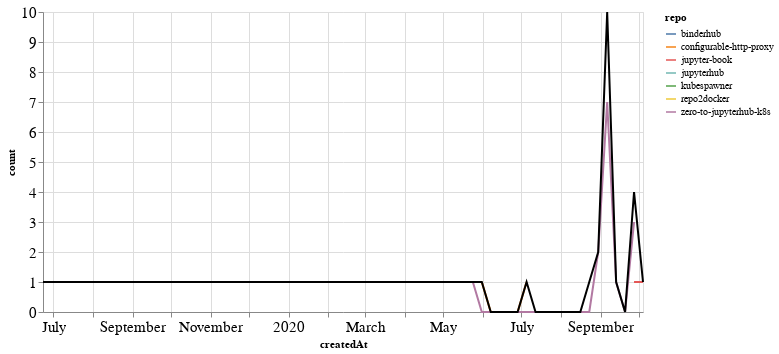

Notebook code cell kept with this figure:
### Markdown cell above
## PRs

### Code cell
prs_time = prs.groupby('repo').resample('W', on='createdAt').count()['author'].reset_index()
prs_time = prs_time.rename(columns={'author': 'count'})
prs_time_total = prs_time.groupby('createdAt').agg({"count": "sum"}).reset_index()

ch1 = alt.Chart(prs_time, width=600).mark_line().encode(
    x='createdAt',
    y='count',
    color='repo',
    tooltip="repo"
)

ch2 = alt.Chart(prs_time_total, width=600).mark_line(color="black").encode(
    x='createdAt',
    y='count',
)

ch1 + ch2

### Figure 1 — Vega-Lite specification as saved in the notebook (floating-point values rounded to 4 significant figures)
{"config": {"axisLeft": {"labelFontSize": 15}, "axisBottom": {"labelFontSize": 15}}, "layer": [{"data": {"name": "data-adefac4db93a25d7aa6b0bf4d3307430"}, "mark": "line", "encoding": {"color": {"type": "nominal", "field": "repo"}, "tooltip": {"type": "nominal", "field": "repo"}, "x": {"type": "temporal", "field": "createdAt"}, "y": {"type": "quantitative", "field": "count"}}, "width": 600}, {"data": {"name": "data-2a9bd89aa00cb0ad067361ccc5295371"}, "mark": {"type": "line", "color": "black"}, "encoding": {"x": {"type": "temporal", "field": "createdAt"}, "y": {"type": "quantitative", "field": "count"}}, "width": 600}], "$schema": "https://vega.github.io/schema/vega-lite/v4.8.1.json", "datasets": {"data-adefac4db93a25d7aa6b0bf4d3307430": [{"repo": "binderhub", "createdAt": "2020-09-06T00:00:00", "count": 1}, {"repo": "configurable-http-proxy", "createdAt": "2020-05-31T00:00:00", "count": 1}, {"repo": "configurable-http-proxy", "createdAt": "2020-06-07T00:00:00", "count": 0}, {"repo": "configurable-http-proxy", "createdAt": "2020-06-14T00:00:00", "count": 0}, {"repo": "configurable-http-proxy", "createdAt": "2020-06-21T00:00:00", "count": 0}, {"repo": "configurable-http-proxy", "createdAt": "2020-06-28T00:00:00", "count": 0}, {"repo": "configurable-http-proxy", "createdAt": "2020-07-05T00:00:00", "count": 1}, {"repo": "jupyter-book", "createdAt": "2020-09-27T00:00:00", "count": 1}, {"repo": "jupyter-book", "createdAt": "2020-10-04T00:00:00", "count": 1}, {"repo": "jupyterhub", "createdAt": "2020-08-23T00:00:00", "count": 1}, {"repo": "kubespawner", "createdAt": "2020-09-06T00:00:00", "count": 2}, {"repo": "repo2docker", "createdAt": "2019-06-23T00:00:00", "count": 1}, {"repo": "zero-to-jupyterhub-k8s", "createdAt": "2020-05-24T00:00:00", "count": 1}, {"repo": "zero-to-jupyterhub-k8s", "createdAt": "2020-05-31T00:00:00", "count": 0}, {"repo": "zero-to-jupyterhub-k8s", "createdAt": "2020-06-07T00:00:00", "count": 0}, {"repo": "zero-to-jupyterhub-k8s", "createdAt": "2020-06-14T00:00:00", "count": 0}, {"repo": "zero-to-jupyterhub-k8s", "createdAt": "2020-06-21T00:00:00", "count": 0}, {"repo": "zero-to-jupyterhub-k8s", "createdAt": "2020-06-28T00:00:00", "count": 0}, {"repo": "zero-to-jupyterhub-k8s", "createdAt": "2020-07-05T00:00:00", "count": 0}, {"repo": "zero-to-jupyterhub-k8s", "createdAt": "2020-07-12T00:00:00", "count": 0}, {"repo": "zero-to-jupyterhub-k8s", "createdAt": "2020-07-19T00:00:00", "count": 0}, {"repo": "zero-to-jupyterhub-k8s", "createdAt": "2020-07-26T00:00:00", "count": 0}, {"repo": "zero-to-jupyterhub-k8s", "createdAt": "2020-08-02T00:00:00", "count": 0}, {"repo": "zero-to-jupyterhub-k8s", "createdAt": "2020-08-09T00:00:00", "count": 0}, {"repo": "zero-to-jupyterhub-k8s", "createdAt": "2020-08-16T00:00:00", "count": 0}, {"repo": "zero-to-jupyterhub-k8s", "createdAt": "2020-08-23T00:00:00", "count": 0}, {"repo": "zero-to-jupyterhub-k8s", "createdAt": "2020-08-30T00:00:00", "count": 2}, {"repo": "zero-to-jupyterhub-k8s", "createdAt": "2020-09-06T00:00:00", "count": 7}, {"repo": "zero-to-jupyterhub-k8s", "createdAt": "2020-09-13T00:00:00", "count": 1}, {"repo": "zero-to-jupyterhub-k8s", "createdAt": "2020-09-20T00:00:00", "count": 0}, {"repo": "zero-to-jupyterhub-k8s", "createdAt": "2020-09-27T00:00:00", "count": 3}], "data-2a9bd89aa00cb0ad067361ccc5295371": [{"createdAt": "2019-06-23T00:00:00", "count": 1}, {"createdAt": "2020-05-24T00:00:00", "count": 1}, {"createdAt": "2020-05-31T00:00:00", "count": 1}, {"createdAt": "2020-06-07T00:00:00", "count": 0}, {"createdAt": "2020-06-14T00:00:00", "count": 0}, {"createdAt": "2020-06-21T00:00:00", "count": 0}, {"createdAt": "2020-06-28T00:00:00", "count": 0}, {"createdAt": "2020-07-05T00:00:00", "count": 1}, {"createdAt": "2020-07-12T00:00:00", "count": 0}, {"createdAt": "2020-07-19T00:00:00", "count": 0}, {"createdAt": "2020-07-26T00:00:00", "count": 0}, {"createdAt": "2020-08-02T00:00:00", "count": 0}, {"createdAt": "2020-08-09T00:00:00", "count": 0}, {"createdAt": "2020-08-16T00:00:00", "count": 0}, {"createdAt": "2020-08-23T00:00:00", "count": 1}, {"createdAt": "2020-08-30T00:00:00", "count": 2}, {"createdAt": "2020-09-06T00:00:00", "count": 10}, {"createdAt": "2020-09-13T00:00:00", "count": 1}, {"createdAt": "2020-09-20T00:00:00", "count": 0}, {"createdAt": "2020-09-27T00:00:00", "count": 4}, {"createdAt": "2020-10-04T00:00:00", "count": 1}]}}
